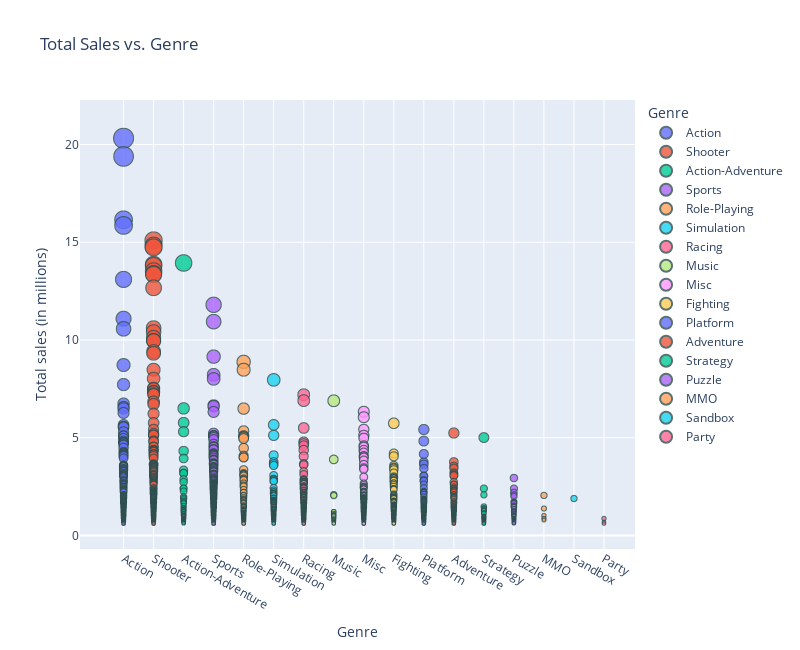

Notebook cell for this chart:
### Markdown cell above
### 2.2 Total Sales vs Genre

### Code cell
# Create a scatter plot using Plotly
fig = px.scatter(
    df[df['total_sales']>0.6],
    x='genre',
    y='total_sales',
    labels={'total_sales': 'Total sales (in millions)', 'genre': 'Genre', 'genre': 'Genre'},
    size='total_sales',
    color='genre',
    hover_name='title',
    title='Total Sales vs. Genre',
)

# Adjust point size and add a visual theme
fig.update_traces(marker=dict(opacity=0.8, line=dict(width=1, color='DarkSlateGrey')))
fig.update_layout(width=800, height=650)
fig.show()

### Figure 1 — Plotly figure (JSON) as saved in the notebook; plotly's stock layout.template omitted (floating-point values rounded to 4 significant figures; data arrays with more than 128 entries replaced by an {"elided": "..."} marker saying what was removed)
{"data": [{"hovertemplate": "<b>%{hovertext}</b><br><br>Genre=%{x}<br>Total sales (in millions)=%{marker.size}<extra></extra>", "hovertext": {"elided": "407 str values"}, "legendgroup": "Action", "marker": {"color": "#636efa", "line": {"color": "DarkSlateGrey", "width": 1}, "opacity": 0.8, "size": {"elided": "407 float values"}, "sizemode": "area", "sizeref": 0.0508, "symbol": "circle"}, "mode": "markers", "name": "Action", "showlegend": true, "type": "scattergl", "x": {"elided": "407 str values"}, "xaxis": "x", "y": {"elided": "407 float values"}, "yaxis": "y"}, {"hovertemplate": "<b>%{hovertext}</b><br><br>Genre=%{x}<br>Total sales (in millions)=%{marker.size}<extra></extra>", "hovertext": {"elided": "375 str values"}, "legendgroup": "Shooter", "marker": {"color": "#EF553B", "line": {"color": "DarkSlateGrey", "width": 1}, "opacity": 0.8, "size": {"elided": "375 float values"}, "sizemode": "area", "sizeref": 0.0508, "symbol": "circle"}, "mode": "markers", "name": "Shooter", "showlegend": true, "type": "scattergl", "x": {"elided": "375 str values"}, "xaxis": "x", "y": {"elided": "375 float values"}, "yaxis": "y"}, {"hovertemplate": "<b>%{hovertext}</b><br><br>Genre=%{x}<br>Total sales (in millions)=%{marker.size}<extra></extra>", "hovertext": ["Red Dead Redemption 2", "Assassin's Creed III", "Red Dead Redemption 2", "Assassin's Creed III", "Watch Dogs", "Assassin's Creed IV: Black Flag", "Assassin's Creed IV: Black Flag", "Assassin's Creed IV: Black Flag", "Assassin's Creed Odyssey", "Mafia III", "Far Cry: Primal", "Kinect: Disneyland Adventures", "Batman: Arkham Origins", "No Man's Sky", "Just Cause 3", "Batman: Arkham Origins", "Watch Dogs", "Shadow of the Tomb Raider", "LEGO Batman 2: DC Super Heroes", "Watch Dogs", "Tomb Raider: Definitive Edition", "LEGO Batman 2: DC Super Heroes", "Assassin's Creed Odyssey", "The LEGO Movie Videogame", "Lego Star Wars: The Force Awakens", "The Last Guardian", "Watch Dogs", "LEGO Batman 2: DC Super Heroes", "Metal Gear Solid V: Ground Zeroes", "Shadow of the Colossus", "Disney Infinity 2.0: Marvel Super Heroes", "Mafia III", "Disney Infinity 2.0: Marvel Super Heroes", "Sleeping Dogs", "Just Cause 3", "Far Cry: Primal", "Tom Clancy's Splinter Cell: Blacklist", "Tom Clancy's Splinter Cell: Blacklist", "The LEGO Movie Videogame", "Sea of Thieves", "Assassin's Creed III", "Sleeping Dogs", "Paper Mario: Color Splash", "LEGO Batman 2: DC Super Heroes", "Darksiders II", "The Amazing Spider-Man (2012)", "Darksiders II", "Shadow of the Tomb Raider", "PokéPark 2: Wonders Beyond", "Skylanders: Trap Team", "Disney Infinity 2.0: Marvel Super Heroes", "The Amazing Spider-Man (2012)", "The LEGO Movie Videogame", "The LEGO Movie Videogame", "LEGO Batman 2: DC Super Heroes", "Conker: Live And Reloaded", "Disney Infinity 2.0: Marvel Super Heroes", "Disney Infinity", "The LEGO Movie Videogame", "Tomb Raider: Definitive Edition", "The LEGO Movie Videogame", "Assassin's Creed IV: Black Flag", "LEGO The Hobbit"], "legendgroup": "Action-Adventure", "marker": {"color": "#00cc96", "line": {"color": "DarkSlateGrey", "width": 1}, "opacity": 0.8, "size": [13.94, 6.5, 5.77, 5.31, 4.32, 3.94, 3.34, 3.19, 3.18, 2.87, 2.73, 2.41, 2.4, 2.26, 1.98, 1.9, 1.83, 1.74, 1.69, 1.64, 1.51, 1.42, 1.39, 1.32, 1.31, 1.29, 1.29, 1.23, 1.2, 1.2, 1.11, 1.11, 1.04, 1.04, 1.01, 1, 1, 0.98, 0.98, 0.96, 0.89, 0.87, 0.87, 0.86, 0.85, 0.8, 0.79, 0.78, 0.76, 0.75, 0.75, 0.74, 0.72, 0.71, 0.71, 0.71, 0.7, 0.67, 0.66, 0.66, 0.65, 0.63, 0.62], "sizemode": "area", "sizeref": 0.0508, "symbol": "circle"}, "mode": "markers", "name": "Action-Adventure", "showlegend": true, "type": "scattergl", "x": ["Action-Adventure", "Action-Adventure", "Action-Adventure", "Action-Adventure", "Action-Adventure", "Action-Adventure", "Action-Adventure", "Action-Adventure", "Action-Adventure", "Action-Adventure", "Action-Adventure", "Action-Adventure", "Action-Adventure", "Action-Adventure", "Action-Adventure", "Action-Adventure", "Action-Adventure", "Action-Adventure", "Action-Adventure", "Action-Adventure", "Action-Adventure", "Action-Adventure", "Action-Adventure", "Action-Adventure", "Action-Adventure", "Action-Adventure", "Action-Adventure", "Action-Adventure", "Action-Adventure", "Action-Adventure", "Action-Adventure", "Action-Adventure", "Action-Adventure", "Action-Adventure", "Action-Adventure", "Action-Adventure", "Action-Adventure", "Action-Adventure", "Action-Adventure", "Action-Adventure", "Action-Adventure", "Action-Adventure", "Action-Adventure", "Action-Adventure", "Action-Adventure", "Action-Adventure", "Action-Adventure", "Action-Adventure", "Action-Adventure", "Action-Adventure", "Action-Adventure", "Action-Adventure", "Action-Adventure", "Action-Adventure", "Action-Adventure", "Action-Adventure", "Action-Adventure", "Action-Adventure", "Action-Adventure", "Action-Adventure", "Action-Adventure", "Action-Adventure", "Action-Adventure"], "xaxis": "x", "y": [13.94, 6.5, 5.77, 5.31, 4.32, 3.94, 3.34, 3.19, 3.18, 2.87, 2.73, 2.41, 2.4, 2.26, 1.98, 1.9, 1.83, 1.74, 1.69, 1.64, 1.51, 1.42, 1.39, 1.32, 1.31, 1.29, 1.29, 1.23, 1.2, 1.2, 1.11, 1.11, 1.04, 1.04, 1.01, 1, 1, 0.98, 0.98, 0.96, 0.89, 0.87, 0.87, 0.86, 0.85, 0.8, 0.79, 0.78, 0.76, 0.75, 0.75, 0.74, 0.72, 0.71, 0.71, 0.71, 0.7, 0.67, 0.66, 0.66, 0.65, 0.63, 0.62], "yaxis": "y"}, {"hovertemplate": "<b>%{hovertext}</b><br><br>Genre=%{x}<br>Total sales (in millions)=%{marker.size}<extra></extra>", "hovertext": {"elided": "514 str values"}, "legendgroup": "Sports", "marker": {"color": "#ab63fa", "line": {"color": "DarkSlateGrey", "width": 1}, "opacity": 0.8, "size": {"elided": "514 float values"}, "sizemode": "area", "sizeref": 0.0508, "symbol": "circle"}, "mode": "markers", "name": "Sports", "showlegend": true, "type": "scattergl", "x": {"elided": "514 str values"}, "xaxis": "x", "y": {"elided": "514 float values"}, "yaxis": "y"}, {"hovertemplate": "<b>%{hovertext}</b><br><br>Genre=%{x}<br>Total sales (in millions)=%{marker.size}<extra></extra>", "hovertext": {"elided": "172 str values"}, "legendgroup": "Role-Playing", "marker": {"color": "#FFA15A", "line": {"color": "DarkSlateGrey", "width": 1}, "opacity": 0.8, "size": {"elided": "172 float values"}, "sizemode": "area", "sizeref": 0.0508, "symbol": "circle"}, "mode": "markers", "name": "Role-Playing", "showlegend": true, "type": "scattergl", "x": {"elided": "172 str values"}, "xaxis": "x", "y": {"elided": "172 float values"}, "yaxis": "y"}, {"hovertemplate": "<b>%{hovertext}</b><br><br>Genre=%{x}<br>Total sales (in millions)=%{marker.size}<extra></extra>", "hovertext": ["The Sims 3", "Cooking Mama", "Microsoft Flight Simulator", "The Sims 4", "The Sims: Unleashed", "MySims", "Cooking Mama 2: Dinner With Friends", "The Sims: Vacation", "Cooking Mama: Cook Off", "Imagine: Babyz", "Imagine: Fashion Designer", "The Sims", "The Sims: Bustin' Out", "The Sims 3", "Dance Dance Revolution X2", "The Sims: House Party", "SimCity 2000", "Dance Dance Revolution Extreme", "Dance Dance Revolution: Hottest Party", "The Sims 2: Pets", "The Sims 3", "The Sims: Makin' Magic", "Star Wars Rogue Leader: Rogue Squadron II", "The Sims: Hot Date", "DDRMAX2: Dance Dance Revolution", "Star Wars: Starfighter", "The Urbz: Sims in the City", "Dance Dance Revolution X", "Imagine: Teacher", "The Sims 3: Late Night Expansion Pack", "Cooking Mama 3: Shop & Chop", "Tomodachi Collection: New Life", "The Sims: Superstar", "MySims", "Kinectimals", "Dance Dance Revolution: Hottest Party 2", "MySims Kingdom", "MySims Kingdom", "Imagine: Master Chef", "The Sims 3", "Game de Hakken!! Tamagotchi 2", "Tamagotchi", "The Sims 4", "The Sims 2", "Dance Dance Revolution (Japan)", "The Sims: Bustin' Out", "Petz Wild Animals: Dolphinz", "Imagine: Wedding Designer", "The Sims 2: Nightlife", "SimCity 2000", "The Sims 2: Castaway", "Nuclear Strike", "Soviet Strike", "Worldwide Soccer Manager 2009", "Mobile Suit Gundam: Federation vs. Zeon", "Dance Dance Revolution Extreme 2", "MechAssault", "Petz Dogz 2", "Imagine: Babysitters", "Spore Creatures", "Imagine: Fashion Designer New York", "Imagine: Animal Doctor", "ZhuZhu Pets", "Dance Dance Revolution SuperNOVA", "Petz: Catz 2", "EyePet", "Littlest Pet Shop: Winter", "Dance Dance Revolution 2nd ReMIX", "PilotWings Resort", "Harvest Moon 3D: A New Beginning", "The Sims 2", "Build-A-Bear Workshop", "Top Gun: Combat Zones", "Super Momotarou Dentetsu III", "Endless Ocean: Blue World", "Crimson Skies: High Road to Revenge", "Cooking Mama: World Kitchen", "Farming Simulator 17", "Blazing Angels: Squadrons of WWII", "Petz Dogz Fashion", "Harvest Moon: Tree of Tranquility", "Imagine: Rock Star", "The Sims 2", "Star Wars Rogue Squadron III: Rebel Strike", "The Sims 2: Pets", "Armored Core 2", "The Sims 2: Castaway", "Dance Dance Revolution SuperNOVA 2", "The Sims 3", "My Baby Girl", "Zone of the Enders", "Harvest Moon: Animal Parade", "The Sims 4", "Mobile Suit Gundam: Encounters in Space", "The Sims 2: Castaway", "Harvest Moon DS: Island of Happiness", "Imagine: Interior Designer", "The Sims: Medieval", "Mobile Suit Gundam: Journey to Jaburo", "World of Zoo", "The Sims 2: Apartment Pets", "IL-2 Sturmovik: Birds of Prey", "Lalaloopsy", "Armored Core 3", "The Sims 3", "Blazing Angels: Squadrons of WWII", "The Sims: Bustin' Out", "The Sims 3: High-End Loft Stuff", "Crafting Mama", "Paws & Claws: Pet Vet", "The Sims 3: Generations", "Dogz", "Cooking Mama 4: Kitchen Magic!", "The Urbz: Sims in the City", "World of Zoo", "Petz: Dogz Pack"], "legendgroup": "Simulation", "marker": {"color": "#19d3f3", "line": {"color": "DarkSlateGrey", "width": 1}, "opacity": 0.8, "size": [7.96, 5.66, 5.12, 4.1, 3.76, 3.66, 3.58, 3.07, 2.89, 2.87, 2.81, 2.77, 2.43, 2.31, 2.23, 2.16, 2.14, 2.13, 2.07, 2.07, 2.03, 1.92, 1.9, 1.82, 1.81, 1.76, 1.76, 1.75, 1.71, 1.69, 1.69, 1.69, 1.68, 1.65, 1.62, 1.58, 1.56, 1.52, 1.47, 1.46, 1.45, 1.45, 1.39, 1.38, 1.35, 1.33, 1.32, 1.28, 1.27, 1.22, 1.21, 1.19, 1.17, 1.15, 1.14, 1.14, 1.13, 1.1, 1.09, 1.07, 1.07, 1.05, 1.04, 1.04, 1.02, 1.01, 0.98, 0.96, 0.96, 0.95, 0.94, 0.93, 0.92, 0.91, 0.87, 0.87, 0.87, 0.85, 0.84, 0.84, 0.82, 0.81, 0.81, 0.8, 0.8, 0.79, 0.79, 0.79, 0.77, 0.76, 0.75, 0.74, 0.73, 0.72, 0.72, 0.72, 0.72, 0.7, 0.7, 0.69, 0.69, 0.69, 0.68, 0.67, 0.67, 0.67, 0.66, 0.66, 0.65, 0.64, 0.63, 0.63, 0.63, 0.62, 0.61, 0.61], "sizemode": "area", "sizeref": 0.0508, "symbol": "circle"}, "mode": "markers", "name": "Simulation", "showlegend": true, "type": "scattergl", "x": ["Simulation", "Simulation", "Simulation", "Simulation", "Simulation", "Simulation", "Simulation", "Simulation", "Simulation", "Simulation", "Simulation", "Simulation", "Simulation", "Simulation", "Simulation", "Simulation", "Simulation", "Simulation", "Simulation", "Simulation", "Simulation", "Simulation", "Simulation", "Simulation", "Simulation", "Simulation", "Simulation", "Simulation", "Simulation", "Simulation", "Simulation", "Simulation", "Simulation", "Simulation", "Simulation", "Simulation", "Simulation", "Simulation", "Simulation", "Simulation", "Simulation", "Simulation", "Simulation", "Simulation", "Simulation", "Simulation", "Simulation", "Simulation", "Simulation", "Simulation", "Simulation", "Simulation", "Simulation", "Simulation", "Simulation", "Simulation", "Simulation", "Simulation", "Simulation", "Simulation", "Simulation", "Simulation", "Simulation", "Simulation", "Simulation", "Simulation", "Simulation", "Simulation", "Simulation", "Simulation", "Simulation", "Simulation", "Simulation", "Simulation", "Simulation", "Simulation", "Simulation", "Simulation", "Simulation", "Simulation", "Simulation", "Simulation", "Simulation", "Simulation", "Simulation", "Simulation", "Simulation", "Simulation", "Simulation", "Simulation", "Simulation", "Simulation", "Simulation", "Simulation", "Simulation", "Simulation", "Simulation", "Simulation", "Simulation", "Simulation", "Simulation", "Simulation", "Simulation", "Simulation", "Simulation", "Simulation", "Simulation", "Simulation", "Simulation", "Simulation", "Simulation", "Simulation", "Simulation", "Simulation", "Simulation", "Simulation"], "xaxis": "x", "y": [7.96, 5.66, 5.12, 4.1, 3.76, 3.66, 3.58, 3.07, 2.89, 2.87, 2.81, 2.77, 2.43, 2.31, 2.23, 2.16, 2.14, 2.13, 2.07, 2.07, 2.03, 1.92, 1.9, 1.82, 1.81, 1.76, 1.76, 1.75, 1.71, 1.69, 1.69, 1.69, 1.68, 1.65, 1.62, 1.58, 1.56, 1.52, 1.47, 1.46, 1.45, 1.45, 1.39, 1.38, 1.35, 1.33, 1.32, 1.28, 1.27, 1.22, 1.21, 1.19, 1.17, 1.15, 1.14, 1.14, 1.13, 1.1, 1.09, 1.07, 1.07, 1.05, 1.04, 1.04, 1.02, 1.01, 0.98, 0.96, 0.96, 0.95, 0.94, 0.93, 0.92, 0.91, 0.87, 0.87, 0.87, 0.85, 0.84, 0.84, 0.82, 0.81, 0.81, 0.8, 0.8, 0.79, 0.79, 0.79, 0.77, 0.76, 0.75, 0.74, 0.73, 0.72, 0.72, 0.72, 0.72, 0.7, 0.7, 0.69, 0.69, 0.69, 0.68, 0.67, 0.67, 0.67, 0.66, 0.66, 0.65, 0.64, 0.63, 0.63, 0.63, 0.62, 0.61, 0.61], "yaxis": "y"}, {"hovertemplate": "<b>%{hovertext}</b><br><br>Genre=%{x}<br>Total sales (in millions)=%{marker.size}<extra></extra>", "hovertext": {"elided": "249 str values"}, "legendgroup": "Racing", "marker": {"color": "#FF6692", "line": {"color": "DarkSlateGrey", "width": 1}, "opacity": 0.8, "size": {"elided": "249 float values"}, "sizemode": "area", "sizeref": 0.0508, "symbol": "circle"}, "mode": "markers", "name": "Racing", "showlegend": true, "type": "scattergl", "x": {"elided": "249 str values"}, "xaxis": "x", "y": {"elided": "249 float values"}, "yaxis": "y"}, {"hovertemplate": "<b>%{hovertext}</b><br><br>Genre=%{x}<br>Total sales (in millions)=%{marker.size}<extra></extra>", "hovertext": ["Just Dance 4", "Just Dance 2014", "Just Dance 2015", "Dance Central 2", "Just Dance 4", "Guitar Hero Live", "Just Dance 2016", "Rocksmith 2014", "Just Dance 2014", "Just Dance 2017", "Rocksmith 2014", "Rhythm Heaven Fever", "Guitar Hero Live", "Dance Central 3", "Just Dance 2019", "Just Dance 2018", "Rock Band 4", "Just Dance 2015", "Rocksmith 2014", "Rocksmith 2014", "Taiko no Tatsujin Wii: Super Deluxe Edition", "Just Dance 2014", "Just Dance 2015"], "legendgroup": "Music", "marker": {"color": "#B6E880", "line": {"color": "DarkSlateGrey", "width": 1}, "opacity": 0.8, "size": [6.89, 3.89, 2.09, 2.04, 1.21, 1.21, 1.11, 1.05, 1.03, 1, 0.99, 0.89, 0.83, 0.83, 0.76, 0.76, 0.75, 0.75, 0.7, 0.67, 0.66, 0.64, 0.61], "sizemode": "area", "sizeref": 0.0508, "symbol": "circle"}, "mode": "markers", "name": "Music", "showlegend": true, "type": "scattergl", "x": ["Music", "Music", "Music", "Music", "Music", "Music", "Music", "Music", "Music", "Music", "Music", "Music", "Music", "Music", "Music", "Music", "Music", "Music", "Music", "Music", "Music", "Music", "Music"], "xaxis": "x", "y": [6.89, 3.89, 2.09, 2.04, 1.21, 1.21, 1.11, 1.05, 1.03, 1, 0.99, 0.89, 0.83, 0.83, 0.76, 0.76, 0.75, 0.75, 0.7, 0.67, 0.66, 0.64, 0.61], "yaxis": "y"}, {"hovertemplate": "<b>%{hovertext}</b><br><br>Genre=%{x}<br>Total sales (in millions)=%{marker.size}<extra></extra>", "hovertext": {"elided": "232 str values"}, "legendgroup": "Misc", "marker": {"color": "#FF97FF", "line": {"color": "DarkSlateGrey", "width": 1}, "opacity": 0.8, "size": {"elided": "232 float values"}, "sizemode": "area", "sizeref": 0.0508, "symbol": "circle"}, "mode": "markers", "name": "Misc", "showlegend": true, "type": "scattergl", "x": {"elided": "232 str values"}, "xaxis": "x", "y": {"elided": "232 float values"}, "yaxis": "y"}, {"hovertemplate": "<b>%{hovertext}</b><br><br>Genre=%{x}<br>Total sales (in millions)=%{marker.size}<extra></extra>", "hovertext": {"elided": "162 str values"}, "legendgroup": "Fighting", "marker": {"color": "#FECB52", "line": {"color": "DarkSlateGrey", "width": 1}, "opacity": 0.8, "size": {"elided": "162 float values"}, "sizemode": "area", "sizeref": 0.0508, "symbol": "circle"}, "mode": "markers", "name": "Fighting", "showlegend": true, "type": "scattergl", "x": {"elided": "162 str values"}, "xaxis": "x", "y": {"elided": "162 float values"}, "yaxis": "y"}, {"hovertemplate": "<b>%{hovertext}</b><br><br>Genre=%{x}<br>Total sales (in millions)=%{marker.size}<extra></extra>", "hovertext": {"elided": "178 str values"}, "legendgroup": "Platform", "marker": {"color": "#636efa", "line": {"color": "DarkSlateGrey", "width": 1}, "opacity": 0.8, "size": {"elided": "178 float values"}, "sizemode": "area", "sizeref": 0.0508, "symbol": "circle"}, "mode": "markers", "name": "Platform", "showlegend": true, "type": "scattergl", "x": {"elided": "178 str values"}, "xaxis": "x", "y": {"elided": "178 float values"}, "yaxis": "y"}, {"hovertemplate": "<b>%{hovertext}</b><br><br>Genre=%{x}<br>Total sales (in millions)=%{marker.size}<extra></extra>", "hovertext": ["Tomb Raider II", "LEGO Indiana Jones: The Original Adventures", "Tomb Raider III: Adventures of Lara Croft", "LEGO Batman: The Videogame", "L.A. Noire", "Club Penguin: Elite Penguin Force", "LEGO Batman: The Videogame", "LEGO Batman: The Videogame", "L.A. Noire", "Harry Potter and the Chamber of Secrets", "Grand Theft Auto: Episodes from Liberty City", "LEGO Harry Potter: Years 1-4", "Frogger's Adventures: Temple of the Frog", "LEGO Indiana Jones: The Original Adventures", "Tomb Raider II", "LEGO Harry Potter: Years 1-4", "Prince of Persia: The Sands of Time", "LEGO Indiana Jones: The Original Adventures", "Grand Theft Auto: Episodes from Liberty City", "Rise of the Tomb Raider", "Harry Potter and the Chamber of Secrets", "Harry Potter and the Chamber of Secrets", "Scooby Doo and the Cyber Chase", "The Legend of Zelda: Oracle of Ages", "The Legend of Zelda: Oracle of Seasons", "Star Wars Episode I: The Phantom Menace", "Monsters, Inc.", "Prince of Persia: Warrior Within", "SpongeBob's Atlantis SquarePantis", "LEGO Harry Potter: Years 1-4", "Disney Fairies: Tinker Bell", "Assassin's Creed III: Liberation", "Bratz: Forever Diamondz", "Drawn To Life: SpongeBob SquarePants Edition", "Disney Princess: Magical Jewels", "LEGO Indiana Jones 2: The Adventure Continues", "LEGO Harry Potter: Years 1-4", "LEGO Indiana Jones: The Original Adventures", "Disney Princess: Enchanted Journey", "The ICO & Shadow of the Colossus Collection", "Grand Theft Auto: Chinatown Wars", "LEGO Batman: The Videogame", "Rugrats Studio Tour", "LEGO Batman: The Videogame", "LEGO Batman: The Videogame", "Tomb Raider: Underworld", "Parfait: Chocolat Second Style", "Minecraft: Story Mode", "LEGO Indiana Jones 2: The Adventure Continues", "Scarface: The World is Yours", "Metal Gear Solid VR Missions", "LEGO Indiana Jones: The Original Adventures", "Grand Theft Auto: The Trilogy", "Shadow of the Colossus", "Rabbids Go Home", "Alien: Isolation", "Grand Theft Auto: Chinatown Wars", "Tomb Raider: Underworld", "MySims Agents", "Prince of Persia", "Endless Ocean", "MySims Agents", "Legacy of Kain: Soul Reaver", "LEGO Indiana Jones: The Original Adventures", "Disney Fairies: Tinker Bell and the Lost Treasure", "LEGO Indiana Jones 2: The Adventure Continues", "Harry Potter and the Prisoner of Azkaban", "Prince of Persia", "Apollo Justice: Ace Attorney", "Scooby-Doo! First Frights", "Gangs of London", "Tom Clancy's Splinter Cell: Chaos Theory", "Destroy All Humans!", "Prince of Persia: The Sands of Time", "Monster High: Ghoul Spirit", "Phoenix Wright: Ace Attorney", "Assassin's Creed", "LEGO Indiana Jones 2: The Adventure Continues", "CSI: Hard Evidence", "Minecraft: Story Mode", "Classic NES Series: The Legend of Zelda", "Minecraft: Story Mode", "Metroid: Zero Mission", "Harry Potter and the Order of the Phoenix", "MediEvil", "Casper", "Scooby-Doo! First Frights", "Mega Man Legends", "MediEvil: Resurrection", "The Walking Dead: A Telltale Games Series", "Professor Layton vs Ace Attorney", "Kamaitachi no Yoru", "The Legend of Zelda: Four Swords Adventures", "Prince of Persia: Warrior Within", "The Godfather II", "Drawn to Life", "Minecraft: Story Mode", "The Walking Dead: A Telltale Games Series", "That's So Raven", "Raving Rabbids: Travel in Time", "The Godfather II", "My Little Pony: Pinkie Pie's Party", "iCarly", "LEGO Harry Potter: Years 1-4", "Ace Attorney Investigations: Miles Edgeworth", "Hannah Montana: The Movie", "Classic NES Series: Zelda II: The Adventure of Link", "Harry Potter and the Chamber of Secrets", "Prince of Persia: The Two Thrones", "The Chronicles of Narnia: The Lion, The Witch and The Wardrobe", "Hidden Objects: Mystery Stories", "Strawberry Shortcake: Summertime Adventure", "Club Penguin: Elite Penguin Force - Herbert's Revenge", "Harry Potter and the Goblet of Fire", "Yakuza Zero", "Drawn to Life: The Next Chapter", "Up", "Condemned 2: Bloodshot", "Bolt", "Tomb Raider III: Adventures of Lara Croft", "Phoenix Wright: Ace Attorney - Trials and Tribulations", "SpongeBob's Atlantis SquarePantis", "Small Soldiers", "Harry Potter and the Goblet of Fire"], "legendgroup": "Adventure", "marker": {"color": "#EF553B", "line": {"color": "DarkSlateGrey", "width": 1}, "opacity": 0.8, "size": [5.24, 3.76, 3.54, 3.44, 3.21, 3.14, 3.08, 3.06, 2.73, 2.61, 2.6, 2.45, 2.39, 2.35, 2.29, 2.29, 2.22, 2.2, 2.09, 2.07, 1.99, 1.98, 1.94, 1.92, 1.86, 1.74, 1.67, 1.64, 1.61, 1.59, 1.52, 1.48, 1.48, 1.48, 1.44, 1.41, 1.37, 1.37, 1.35, 1.34, 1.33, 1.31, 1.31, 1.3, 1.27, 1.26, 1.22, 1.2, 1.19, 1.19, 1.18, 1.18, 1.14, 1.14, 1.13, 1.09, 1.08, 1.07, 1.07, 1.07, 1.06, 1.05, 1.04, 1.03, 1.03, 1.02, 1.02, 1.01, 0.99, 0.96, 0.96, 0.95, 0.94, 0.94, 0.93, 0.93, 0.91, 0.9, 0.89, 0.89, 0.89, 0.87, 0.84, 0.84, 0.83, 0.83, 0.83, 0.83, 0.82, 0.82, 0.82, 0.81, 0.81, 0.8, 0.79, 0.78, 0.77, 0.76, 0.76, 0.75, 0.74, 0.73, 0.73, 0.71, 0.7, 0.7, 0.7, 0.69, 0.68, 0.67, 0.66, 0.66, 0.66, 0.65, 0.65, 0.65, 0.64, 0.63, 0.62, 0.62, 0.62, 0.62, 0.61, 0.61], "sizemode": "area", "sizeref": 0.0508, "symbol": "circle"}, "mode": "markers", "name": "Adventure", "showlegend": true, "type": "scattergl", "x": ["Adventure", "Adventure", "Adventure", "Adventure", "Adventure", "Adventure", "Adventure", "Adventure", "Adventure", "Adventure", "Adventure", "Adventure", "Adventure", "Adventure", "Adventure", "Adventure", "Adventure", "Adventure", "Adventure", "Adventure", "Adventure", "Adventure", "Adventure", "Adventure", "Adventure", "Adventure", "Adventure", "Adventure", "Adventure", "Adventure", "Adventure", "Adventure", "Adventure", "Adventure", "Adventure", "Adventure", "Adventure", "Adventure", "Adventure", "Adventure", "Adventure", "Adventure", "Adventure", "Adventure", "Adventure", "Adventure", "Adventure", "Adventure", "Adventure", "Adventure", "Adventure", "Adventure", "Adventure", "Adventure", "Adventure", "Adventure", "Adventure", "Adventure", "Adventure", "Adventure", "Adventure", "Adventure", "Adventure", "Adventure", "Adventure", "Adventure", "Adventure", "Adventure", "Adventure", "Adventure", "Adventure", "Adventure", "Adventure", "Adventure", "Adventure", "Adventure", "Adventure", "Adventure", "Adventure", "Adventure", "Adventure", "Adventure", "Adventure", "Adventure", "Adventure", "Adventure", "Adventure", "Adventure", "Adventure", "Adventure", "Adventure", "Adventure", "Adventure", "Adventure", "Adventure", "Adventure", "Adventure", "Adventure", "Adventure", "Adventure", "Adventure", "Adventure", "Adventure", "Adventure", "Adventure", "Adventure", "Adventure", "Adventure", "Adventure", "Adventure", "Adventure", "Adventure", "Adventure", "Adventure", "Adventure", "Adventure", "Adventure", "Adventure", "Adventure", "Adventure", "Adventure", "Adventure", "Adventure", "Adventure"], "xaxis": "x", "y": [5.24, 3.76, 3.54, 3.44, 3.21, 3.14, 3.08, 3.06, 2.73, 2.61, 2.6, 2.45, 2.39, 2.35, 2.29, 2.29, 2.22, 2.2, 2.09, 2.07, 1.99, 1.98, 1.94, 1.92, 1.86, 1.74, 1.67, 1.64, 1.61, 1.59, 1.52, 1.48, 1.48, 1.48, 1.44, 1.41, 1.37, 1.37, 1.35, 1.34, 1.33, 1.31, 1.31, 1.3, 1.27, 1.26, 1.22, 1.2, 1.19, 1.19, 1.18, 1.18, 1.14, 1.14, 1.13, 1.09, 1.08, 1.07, 1.07, 1.07, 1.06, 1.05, 1.04, 1.03, 1.03, 1.02, 1.02, 1.01, 0.99, 0.96, 0.96, 0.95, 0.94, 0.94, 0.93, 0.93, 0.91, 0.9, 0.89, 0.89, 0.89, 0.87, 0.84, 0.84, 0.83, 0.83, 0.83, 0.83, 0.82, 0.82, 0.82, 0.81, 0.81, 0.8, 0.79, 0.78, 0.77, 0.76, 0.76, 0.75, 0.74, 0.73, 0.73, 0.71, 0.7, 0.7, 0.7, 0.69, 0.68, 0.67, 0.66, 0.66, 0.66, 0.65, 0.65, 0.65, 0.64, 0.63, 0.62, 0.62, 0.62, 0.62, 0.61, 0.61], "yaxis": "y"}, {"hovertemplate": "<b>%{hovertext}</b><br><br>Genre=%{x}<br>Total sales (in millions)=%{marker.size}<extra></extra>", "hovertext": ["Warzone 2100", "Theme Hospital", "Sim Theme Park", "LEGO Battles: Ninjago", "Anno 2070", "Command & Conquer: Red Alert 2", "LEGO Battles", "RollerCoaster Tycoon 2", "Spore", "Plants vs. Zombies", "Zoo Tycoon DS", "Fire Emblem: The Blazing Blade", "Kessen", "Tom Clancy's EndWar", "Pokémon Card GB2: GRdan Sanjou", "Fire Emblem: The Sacred Stones", "Metal Gear Ac!d", "Sid Meier's Civilization Revolution", "Battle of Giants: Dinosaurs", "Super Robot Taisen α", "Invizimals", "Battle Stations", "Sid Meier's Civilization Revolution", "Full Spectrum Warrior", "XCOM: Enemy Unknown", "SD Gundam G Generation", "Yu-Gi-Oh! The Falsebound Kingdom", "Advance Wars", "Command & Conquer: Red Alert Retaliation", "Tom Clancy's EndWar", "Napoleon: Total War", "Command & Conquer: Red Alert 3", "Thrillville", "Advance Wars 2: Black Hole Rising", "Super Robot Taisen Impact", "New Play Control! Pikmin", "Sim Theme Park", "Nobunaga no Yabou: Haouden", "Battle of Giants: Dragons", "Super Robot Taisen α Gaiden", "Advance Wars: Days of Ruin", "New Play Control! Pikmin 2"], "legendgroup": "Strategy", "marker": {"color": "#00cc96", "line": {"color": "DarkSlateGrey", "width": 1}, "opacity": 0.8, "size": [5.01, 2.4, 2.08, 1.48, 1.4, 1.34, 1.29, 1.25, 1.16, 1.11, 0.98, 0.97, 0.95, 0.91, 0.89, 0.89, 0.87, 0.83, 0.81, 0.8, 0.79, 0.78, 0.78, 0.73, 0.72, 0.72, 0.71, 0.7, 0.7, 0.67, 0.67, 0.66, 0.66, 0.65, 0.65, 0.64, 0.63, 0.62, 0.62, 0.62, 0.61, 0.61], "sizemode": "area", "sizeref": 0.0508, "symbol": "circle"}, "mode": "markers", "name": "Strategy", "showlegend": true, "type": "scattergl", "x": ["Strategy", "Strategy", "Strategy", "Strategy", "Strategy", "Strategy", "Strategy", "Strategy", "Strategy", "Strategy", "Strategy", "Strategy", "Strategy", "Strategy", "Strategy", "Strategy", "Strategy", "Strategy", "Strategy", "Strategy", "Strategy", "Strategy", "Strategy", "Strategy", "Strategy", "Strategy", "Strategy", "Strategy", "Strategy", "Strategy", "Strategy", "Strategy", "Strategy", "Strategy", "Strategy", "Strategy", "Strategy", "Strategy", "Strategy", "Strategy", "Strategy", "Strategy"], "xaxis": "x", "y": [5.01, 2.4, 2.08, 1.48, 1.4, 1.34, 1.29, 1.25, 1.16, 1.11, 0.98, 0.97, 0.95, 0.91, 0.89, 0.89, 0.87, 0.83, 0.81, 0.8, 0.79, 0.78, 0.78, 0.73, 0.72, 0.72, 0.71, 0.7, 0.7, 0.67, 0.67, 0.66, 0.66, 0.65, 0.65, 0.64, 0.63, 0.62, 0.62, 0.62, 0.61, 0.61], "yaxis": "y"}, {"hovertemplate": "<b>%{hovertext}</b><br><br>Genre=%{x}<br>Total sales (in millions)=%{marker.size}<extra></extra>", "hovertext": ["Pac-Man Collection", "Tetris Plus", "High School Musical: Makin' the Cut!", "Tetris Worlds", "TouchMaster", "Game Party 3", "Tetris Worlds", "Super Puyo Puyo", "Ms. Pac-Man", "Dig Dug", "Super Monkey Ball 2", "Super Scribblenauts", "Super Monkey Ball", "Gardening Mama", "Devil Dice", "Intelligent Qube", "Pac-Man", "Puyo Puyo Sun Ketteiban", "Lode Runner", "Bomberman 64", "Bomberman", "Pong: The Next Level", "Puzzler Collection", "Tetris 2", "TouchMaster 2", "Super Bomberman R", "Lemmings", "Q*bert", "I Spy: Fun House", "Clu Clu Land", "Super Bomberman 2", "The Next Tetris", "Professor Layton and the Azran Legacy", "Jr. Pac-Man", "Tetris Party Deluxe", "Puzzler World", "Drawn to Life: The Next Chapter", "WarioWare: Twisted!", "Yoshi", "Katamari Damacy", "Super Monkey Ball Jr.", "WarioWare, Inc.: Mega Party Game$", "Catherine", "Super Bomberman 3", "TV Show King Party", "Angry Birds Trilogy", "Scribblenauts: Unlimited", "Mario's Picross"], "legendgroup": "Puzzle", "marker": {"color": "#ab63fa", "line": {"color": "DarkSlateGrey", "width": 1}, "opacity": 0.8, "size": [2.94, 2.4, 2.2, 2.08, 2, 1.72, 1.71, 1.7, 1.65, 1.64, 1.52, 1.47, 1.46, 1.36, 1.26, 1.22, 1.22, 1.15, 1.1, 1.04, 1.03, 1.01, 0.99, 0.98, 0.89, 0.87, 0.86, 0.84, 0.82, 0.82, 0.81, 0.81, 0.81, 0.78, 0.77, 0.77, 0.75, 0.74, 0.73, 0.73, 0.72, 0.71, 0.71, 0.7, 0.66, 0.65, 0.64, 0.62], "sizemode": "area", "sizeref": 0.0508, "symbol": "circle"}, "mode": "markers", "name": "Puzzle", "showlegend": true, "type": "scattergl", "x": ["Puzzle", "Puzzle", "Puzzle", "Puzzle", "Puzzle", "Puzzle", "Puzzle", "Puzzle", "Puzzle", "Puzzle", "Puzzle", "Puzzle", "Puzzle", "Puzzle", "Puzzle", "Puzzle", "Puzzle", "Puzzle", "Puzzle", "Puzzle", "Puzzle", "Puzzle", "Puzzle", "Puzzle", "Puzzle", "Puzzle", "Puzzle", "Puzzle", "Puzzle", "Puzzle", "Puzzle", "Puzzle", "Puzzle", "Puzzle", "Puzzle", "Puzzle", "Puzzle", "Puzzle", "Puzzle", "Puzzle", "Puzzle", "Puzzle", "Puzzle", "Puzzle", "Puzzle", "Puzzle", "Puzzle", "Puzzle"], "xaxis": "x", "y": [2.94, 2.4, 2.2, 2.08, 2, 1.72, 1.71, 1.7, 1.65, 1.64, 1.52, 1.47, 1.46, 1.36, 1.26, 1.22, 1.22, 1.15, 1.1, 1.04, 1.03, 1.01, 0.99, 0.98, 0.89, 0.87, 0.86, 0.84, 0.82, 0.82, 0.81, 0.81, 0.81, 0.78, 0.77, 0.77, 0.75, 0.74, 0.73, 0.73, 0.72, 0.71, 0.71, 0.7, 0.66, 0.65, 0.64, 0.62], "yaxis": "y"}, {"hovertemplate": "<b>%{hovertext}</b><br><br>Genre=%{x}<br>Total sales (in millions)=%{marker.size}<extra></extra>", "hovertext": ["The Elder Scrolls Online: Tamriel Unlimited", "The Elder Scrolls Online: Tamriel Unlimited", "The Elder Scrolls Online", "Final Fantasy XIV Online", "Final Fantasy XIV: A Realm Reborn"], "legendgroup": "MMO", "marker": {"color": "#FFA15A", "line": {"color": "DarkSlateGrey", "width": 1}, "opacity": 0.8, "size": [2.05, 1.38, 1.02, 0.87, 0.79], "sizemode": "area", "sizeref": 0.0508, "symbol": "circle"}, "mode": "markers", "name": "MMO", "showlegend": true, "type": "scattergl", "x": ["MMO", "MMO", "MMO", "MMO", "MMO"], "xaxis": "x", "y": [2.05, 1.38, 1.02, 0.87, 0.79], "yaxis": "y"}, {"hovertemplate": "<b>%{hovertext}</b><br><br>Genre=%{x}<br>Total sales (in millions)=%{marker.size}<extra></extra>", "hovertext": ["Minecraft"], "legendgroup": "Sandbox", "marker": {"color": "#19d3f3", "line": {"color": "DarkSlateGrey", "width": 1}, "opacity": 0.8, "size": [1.89], "sizemode": "area", "sizeref": 0.0508, "symbol": "circle"}, "mode": "markers", "name": "Sandbox", "showlegend": true, "type": "scattergl", "x": ["Sandbox"], "xaxis": "x", "y": [1.89], "yaxis": "y"}, {"hovertemplate": "<b>%{hovertext}</b><br><br>Genre=%{x}<br>Total sales (in millions)=%{marker.size}<extra></extra>", "hovertext": ["Mario Party: Star Rush", "Mario Party: The Top 100", "Knowledge is Power"], "legendgroup": "Party", "marker": {"color": "#FF6692", "line": {"color": "DarkSlateGrey", "width": 1}, "opacity": 0.8, "size": [0.87, 0.69, 0.61], "sizemode": "area", "sizeref": 0.0508, "symbol": "circle"}, "mode": "markers", "name": "Party", "showlegend": true, "type": "scattergl", "x": ["Party", "Party", "Party"], "xaxis": "x", "y": [0.87, 0.69, 0.61], "yaxis": "y"}], "layout": {"height": 650, "legend": {"itemsizing": "constant", "title": {"text": "Genre"}, "tracegroupgap": 0}, "title": {"text": "Total Sales vs. Genre"}, "width": 800, "xaxis": {"anchor": "y", "categoryarray": ["Action", "Shooter", "Action-Adventure", "Sports", "Role-Playing", "Simulation", "Racing", "Music", "Misc", "Fighting", "Platform", "Adventure", "Strategy", "Puzzle", "MMO", "Sandbox", "Party"], "categoryorder": "array", "domain": [0, 1], "title": {"text": "Genre"}}, "yaxis": {"anchor": "x", "domain": [0, 1], "title": {"text": "Total sales (in millions)"}}}}
